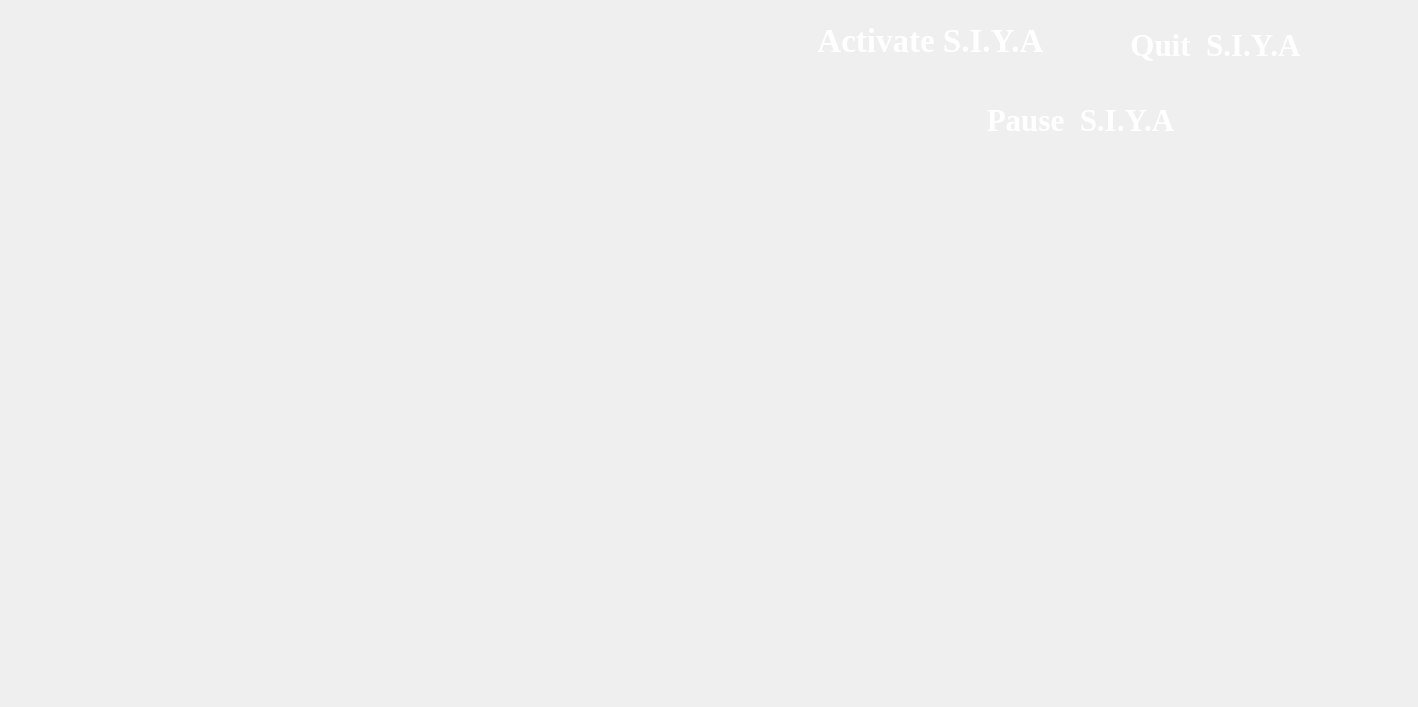
<?xml version="1.0" encoding="UTF-8"?>
<ui version="4.0">
 <class>MainWindow</class>
 <widget class="QMainWindow" name="MainWindow">
  <property name="geometry">
   <rect>
    <x>0</x>
    <y>0</y>
    <width>1418</width>
    <height>707</height>
   </rect>
  </property>
  <property name="windowTitle">
   <string>MainWindow</string>
  </property>
  <widget class="QWidget" name="centralwidget">
   <widget class="QLabel" name="label">
    <property name="geometry">
     <rect>
      <x>-170</x>
      <y>0</y>
      <width>1581</width>
      <height>721</height>
     </rect>
    </property>
    <property name="text">
     <string/>
    </property>
    <property name="pixmap">
     <pixmap>../setup/512679.jpg</pixmap>
    </property>
    <property name="scaledContents">
     <bool>true</bool>
    </property>
   </widget>
   <widget class="QLabel" name="nouse1">
    <property name="geometry">
     <rect>
      <x>750</x>
      <y>0</y>
      <width>371</width>
      <height>91</height>
     </rect>
    </property>
    <property name="text">
     <string/>
    </property>
    <property name="pixmap">
     <pixmap>../setup/fram_prev_ui.png</pixmap>
    </property>
    <property name="scaledContents">
     <bool>true</bool>
    </property>
   </widget>
   <widget class="QPushButton" name="pushButton">
    <property name="geometry">
     <rect>
      <x>800</x>
      <y>10</y>
      <width>261</width>
      <height>61</height>
     </rect>
    </property>
    <property name="font">
     <font>
      <family>Times New Roman</family>
      <pointsize>25</pointsize>
      <weight>75</weight>
      <italic>false</italic>
      <bold>true</bold>
     </font>
    </property>
    <property name="styleSheet">
     <string notr="true">color: rgb(255, 255, 255);
background-color: qconicalgradient(cx:0, cy:0, angle:135, stop:0 rgba(255, 255, 0, 69), stop:0.375 rgba(255, 255, 0, 69), stop:0.423533 rgba(251, 255, 0, 145), stop:0.45 rgba(247, 255, 0, 208), stop:0.477581 rgba(255, 244, 71, 130), stop:0.518717 rgba(255, 218, 71, 130), stop:0.55 rgba(255, 255, 0, 255), stop:0.57754 rgba(255, 203, 0, 130), stop:0.625 rgba(255, 255, 0, 69), stop:1 rgba(255, 255, 0, 69));
border-color: rgb(255, 255, 255);
background-color: rgb(245, 255, 238);
alternate-background-color: rgb(255, 220, 19);
font: bold 25pt &quot;Times New Roman&quot;;</string>
    </property>
    <property name="text">
     <string>Activate S.I.Y.A</string>
    </property>
    <property name="icon">
     <iconset>
      <normaloff>../setup/images_prev_ui.png</normaloff>../setup/images_prev_ui.png</iconset>
    </property>
    <property name="iconSize">
     <size>
      <width>35</width>
      <height>35</height>
     </size>
    </property>
    <property name="checkable">
     <bool>false</bool>
    </property>
    <property name="autoDefault">
     <bool>false</bool>
    </property>
    <property name="default">
     <bool>false</bool>
    </property>
    <property name="flat">
     <bool>true</bool>
    </property>
   </widget>
   <widget class="QLabel" name="nouse1_2">
    <property name="geometry">
     <rect>
      <x>1060</x>
      <y>0</y>
      <width>351</width>
      <height>91</height>
     </rect>
    </property>
    <property name="text">
     <string/>
    </property>
    <property name="pixmap">
     <pixmap>../setup/fram_prev_ui.png</pixmap>
    </property>
    <property name="scaledContents">
     <bool>true</bool>
    </property>
   </widget>
   <widget class="QPushButton" name="pushButton_2">
    <property name="geometry">
     <rect>
      <x>1090</x>
      <y>10</y>
      <width>251</width>
      <height>71</height>
     </rect>
    </property>
    <property name="font">
     <font>
      <family>Times New Roman</family>
      <pointsize>23</pointsize>
      <weight>75</weight>
      <italic>false</italic>
      <bold>true</bold>
     </font>
    </property>
    <property name="styleSheet">
     <string notr="true">color: rgb(255, 255, 255);
background-color: qconicalgradient(cx:0, cy:0, angle:135, stop:0 rgba(255, 255, 0, 69), stop:0.375 rgba(255, 255, 0, 69), stop:0.423533 rgba(251, 255, 0, 145), stop:0.45 rgba(247, 255, 0, 208), stop:0.477581 rgba(255, 244, 71, 130), stop:0.518717 rgba(255, 218, 71, 130), stop:0.55 rgba(255, 255, 0, 255), stop:0.57754 rgba(255, 203, 0, 130), stop:0.625 rgba(255, 255, 0, 69), stop:1 rgba(255, 255, 0, 69));
border-color: rgb(255, 255, 255);
background-color: rgb(245, 255, 238);
alternate-background-color: rgb(255, 220, 19);
font: bold 23pt &quot;Times New Roman&quot;;</string>
    </property>
    <property name="text">
     <string>Quit  S.I.Y.A</string>
    </property>
    <property name="icon">
     <iconset>
      <normaloff>../setup/off-button-round-symbol-isolated-white-off-button-round-white-icon-115332222_prev_ui.png</normaloff>../setup/off-button-round-symbol-isolated-white-off-button-round-white-icon-115332222_prev_ui.png</iconset>
    </property>
    <property name="iconSize">
     <size>
      <width>45</width>
      <height>45</height>
     </size>
    </property>
    <property name="checkable">
     <bool>false</bool>
    </property>
    <property name="autoDefault">
     <bool>false</bool>
    </property>
    <property name="default">
     <bool>false</bool>
    </property>
    <property name="flat">
     <bool>true</bool>
    </property>
   </widget>
   <widget class="QLabel" name="label_3">
    <property name="geometry">
     <rect>
      <x>0</x>
      <y>-90</y>
      <width>771</width>
      <height>281</height>
     </rect>
    </property>
    <property name="text">
     <string/>
    </property>
    <property name="pixmap">
     <pixmap>../setup/BigheartedVagueFoal-size_restricted.gif</pixmap>
    </property>
    <property name="scaledContents">
     <bool>true</bool>
    </property>
   </widget>
   <widget class="QLabel" name="label_5">
    <property name="geometry">
     <rect>
      <x>570</x>
      <y>160</y>
      <width>781</width>
      <height>621</height>
     </rect>
    </property>
    <property name="text">
     <string/>
    </property>
    <property name="pixmap">
     <pixmap>../setup/b709477ff0a3f94d94ace66c49c63e23.gif</pixmap>
    </property>
    <property name="scaledContents">
     <bool>false</bool>
    </property>
   </widget>
   <widget class="QLabel" name="label_2">
    <property name="geometry">
     <rect>
      <x>0</x>
      <y>110</y>
      <width>681</width>
      <height>661</height>
     </rect>
    </property>
    <property name="text">
     <string/>
    </property>
    <property name="pixmap">
     <pixmap>../setup/dribbb.gif</pixmap>
    </property>
    <property name="scaledContents">
     <bool>false</bool>
    </property>
    <property name="alignment">
     <set>Qt::AlignHCenter|Qt::AlignTop</set>
    </property>
    <property name="indent">
     <number>-1</number>
    </property>
   </widget>
   <widget class="QLabel" name="nouse1_3">
    <property name="geometry">
     <rect>
      <x>920</x>
      <y>80</y>
      <width>341</width>
      <height>81</height>
     </rect>
    </property>
    <property name="text">
     <string/>
    </property>
    <property name="pixmap">
     <pixmap>../setup/fram_prev_ui.png</pixmap>
    </property>
    <property name="scaledContents">
     <bool>true</bool>
    </property>
   </widget>
   <widget class="QPushButton" name="pushButton_3">
    <property name="geometry">
     <rect>
      <x>960</x>
      <y>100</y>
      <width>241</width>
      <height>41</height>
     </rect>
    </property>
    <property name="font">
     <font>
      <family>Times New Roman</family>
      <pointsize>23</pointsize>
      <weight>75</weight>
      <italic>false</italic>
      <bold>true</bold>
     </font>
    </property>
    <property name="styleSheet">
     <string notr="true">color: rgb(255, 255, 255);
background-color: qconicalgradient(cx:0, cy:0, angle:135, stop:0 rgba(255, 255, 0, 69), stop:0.375 rgba(255, 255, 0, 69), stop:0.423533 rgba(251, 255, 0, 145), stop:0.45 rgba(247, 255, 0, 208), stop:0.477581 rgba(255, 244, 71, 130), stop:0.518717 rgba(255, 218, 71, 130), stop:0.55 rgba(255, 255, 0, 255), stop:0.57754 rgba(255, 203, 0, 130), stop:0.625 rgba(255, 255, 0, 69), stop:1 rgba(255, 255, 0, 69));
border-color: rgb(255, 255, 255);
background-color: rgb(245, 255, 238);
alternate-background-color: rgb(255, 220, 19);
font: bold 23pt &quot;Times New Roman&quot;;</string>
    </property>
    <property name="text">
     <string>Pause  S.I.Y.A</string>
    </property>
    <property name="iconSize">
     <size>
      <width>45</width>
      <height>45</height>
     </size>
    </property>
    <property name="checkable">
     <bool>false</bool>
    </property>
    <property name="autoDefault">
     <bool>false</bool>
    </property>
    <property name="default">
     <bool>false</bool>
    </property>
    <property name="flat">
     <bool>true</bool>
    </property>
   </widget>
  </widget>
 </widget>
 <resources/>
 <connections/>
</ui>
